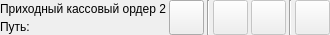
        <widget class="QWidget" name="w_corf2_actions" native="true">
         <property name="enabled">
          <bool>true</bool>
         </property>
         <property name="minimumSize">
          <size>
           <width>0</width>
           <height>35</height>
          </size>
         </property>
         <property name="maximumSize">
          <size>
           <width>16777215</width>
           <height>35</height>
          </size>
         </property>
         <layout class="QGridLayout" name="gl_corf2_actions">
          <property name="leftMargin">
           <number>0</number>
          </property>
          <property name="topMargin">
           <number>0</number>
          </property>
          <property name="rightMargin">
           <number>0</number>
          </property>
          <property name="bottomMargin">
           <number>0</number>
          </property>
          <property name="spacing">
           <number>3</number>
          </property>
          <item row="3" column="1">
           <widget class="QPushButton" name="pb_corf2_save">
            <property name="enabled">
             <bool>true</bool>
            </property>
            <property name="sizePolicy">
             <sizepolicy hsizetype="Fixed" vsizetype="Fixed">
              <horstretch>0</horstretch>
              <verstretch>0</verstretch>
             </sizepolicy>
            </property>
            <property name="minimumSize">
             <size>
              <width>35</width>
              <height>35</height>
             </size>
            </property>
            <property name="maximumSize">
             <size>
              <width>35</width>
              <height>35</height>
             </size>
            </property>
            <property name="toolTip">
             <string>Сохранить</string>
            </property>
            <property name="icon">
             <iconset resource="../resources/resources.qrc">
              <normaloff>:/icons/icons/save-button.ico</normaloff>:/icons/icons/save-button.ico</iconset>
            </property>
            <property name="iconSize">
             <size>
              <width>22</width>
              <height>22</height>
             </size>
            </property>
           </widget>
          </item>
          <item row="3" column="6">
           <widget class="QPushButton" name="pb_corf2_docx">
            <property name="enabled">
             <bool>false</bool>
            </property>
            <property name="sizePolicy">
             <sizepolicy hsizetype="Fixed" vsizetype="Fixed">
              <horstretch>0</horstretch>
              <verstretch>0</verstretch>
             </sizepolicy>
            </property>
            <property name="minimumSize">
             <size>
              <width>35</width>
              <height>35</height>
             </size>
            </property>
            <property name="maximumSize">
             <size>
              <width>35</width>
              <height>35</height>
             </size>
            </property>
            <property name="toolTip">
             <string>Превью файла Word</string>
            </property>
            <property name="icon">
             <iconset resource="../resources/resources.qrc">
              <normaloff>:/icons/icons/eye.ico</normaloff>:/icons/icons/eye.ico</iconset>
            </property>
            <property name="iconSize">
             <size>
              <width>20</width>
              <height>20</height>
             </size>
            </property>
            <property name="shortcut">
             <string>Ctrl+W</string>
            </property>
           </widget>
          </item>
          <item row="3" column="4">
           <widget class="QPushButton" name="pb_corf2_open_folder">
            <property name="enabled">
             <bool>false</bool>
            </property>
            <property name="sizePolicy">
             <sizepolicy hsizetype="Fixed" vsizetype="Fixed">
              <horstretch>0</horstretch>
              <verstretch>0</verstretch>
             </sizepolicy>
            </property>
            <property name="minimumSize">
             <size>
              <width>35</width>
              <height>35</height>
             </size>
            </property>
            <property name="maximumSize">
             <size>
              <width>35</width>
              <height>35</height>
             </size>
            </property>
            <property name="toolTip">
             <string>Открыть в проводнике</string>
            </property>
            <property name="icon">
             <iconset resource="../resources/resources.qrc">
              <normaloff>:/icons/icons/open-folder.ico</normaloff>:/icons/icons/open-folder.ico</iconset>
            </property>
            <property name="iconSize">
             <size>
              <width>24</width>
              <height>24</height>
             </size>
            </property>
            <property name="shortcut">
             <string>Ctrl+F</string>
            </property>
           </widget>
          </item>
          <item row="3" column="3">
           <widget class="QPushButton" name="pb_corf2_open_file">
            <property name="enabled">
             <bool>false</bool>
            </property>
            <property name="sizePolicy">
             <sizepolicy hsizetype="Fixed" vsizetype="Fixed">
              <horstretch>0</horstretch>
              <verstretch>0</verstretch>
             </sizepolicy>
            </property>
            <property name="minimumSize">
             <size>
              <width>35</width>
              <height>35</height>
             </size>
            </property>
            <property name="maximumSize">
             <size>
              <width>35</width>
              <height>35</height>
             </size>
            </property>
            <property name="toolTip">
             <string>Открыть</string>
            </property>
            <property name="icon">
             <iconset resource="../resources/resources.qrc">
              <normaloff>:/icons/icons/open-file.ico</normaloff>:/icons/icons/open-file.ico</iconset>
            </property>
            <property name="iconSize">
             <size>
              <width>20</width>
              <height>20</height>
             </size>
            </property>
            <property name="shortcut">
             <string>Ctrl+O</string>
            </property>
           </widget>
          </item>
          <item row="3" column="2">
           <widget class="Line" name="line_corf2_1">
            <property name="enabled">
             <bool>true</bool>
            </property>
            <property name="sizePolicy">
             <sizepolicy hsizetype="Fixed" vsizetype="Fixed">
              <horstretch>0</horstretch>
              <verstretch>0</verstretch>
             </sizepolicy>
            </property>
            <property name="minimumSize">
             <size>
              <width>0</width>
              <height>35</height>
             </size>
            </property>
            <property name="orientation">
             <enum>Qt::Vertical</enum>
            </property>
           </widget>
          </item>
          <item row="3" column="5">
           <widget class="Line" name="line_corf2_2">
            <property name="enabled">
             <bool>true</bool>
            </property>
            <property name="sizePolicy">
             <sizepolicy hsizetype="Fixed" vsizetype="Fixed">
              <horstretch>0</horstretch>
              <verstretch>0</verstretch>
             </sizepolicy>
            </property>
            <property name="minimumSize">
             <size>
              <width>0</width>
              <height>35</height>
             </size>
            </property>
            <property name="orientation">
             <enum>Qt::Vertical</enum>
            </property>
           </widget>
          </item>
          <item row="3" column="0">
           <layout class="QVBoxLayout" name="vl_corf2_title">
            <property name="spacing">
             <number>2</number>
            </property>
            <item>
             <widget class="QLabel" name="l_corf2">
              <property name="enabled">
               <bool>true</bool>
              </property>
              <property name="font">
               <font>
                <pointsize>9</pointsize>
               </font>
              </property>
              <property name="text">
               <string>Приходный кассовый ордер 2</string>
              </property>
             </widget>
            </item>
            <item>
             <widget class="QLabel" name="l_corf2_path">
              <property name="enabled">
               <bool>true</bool>
              </property>
              <property name="text">
               <string>Путь:</string>
              </property>
             </widget>
            </item>
           </layout>
          </item>
         </layout>
        </widget>
